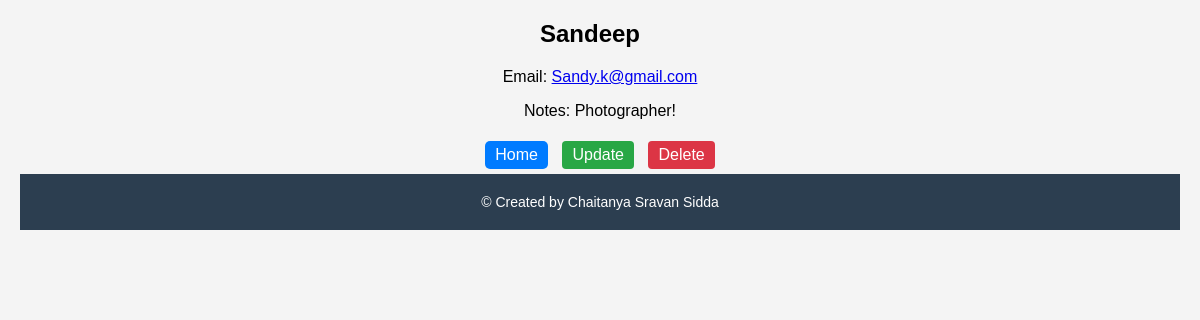
Screenshot of /contact/26/ with the database file from the repository.
### contacts/models.py (models this page shows, shortened)
class Contact(models.Model):
    Name = models.CharField(max_length=100, unique=True)  # Ensure name is unique
    Email = models.EmailField(unique=True)  # Ensure email is unique
    Notes = models.TextField()
    created_time = models.DateTimeField(default=timezone.now)

### contacts/views.py (the view)
# urls.py: path('contact/<int:pk>/', views.ContactDetailView.as_view(), name='contact_detail'),
class ContactDetailView(DetailView):
    model = Contact
    template_name = 'contacts/contact_detail.html'

### contacts/templates/contacts/contact_detail.html
<head>
  {% load static %}
  <link rel="stylesheet" href="{% static 'contacts/styles.css' %}">
</head>
<body>
  <h2 class="contact-Name">{{ contact.Name }}</h2>
  {% if contact.Email %}
      <p>Email: <a href="mailto:{{ contact.Email }}">{{ contact.Email }}</a></p>
  {% else %}
      <p>Email not provided</p>
  {% endif %}
  {% if contact.Notes %}
      <p>Notes: {{ contact.Notes }}</p>
  {% else %}
      <p>No additional notes</p>
  {% endif %}
  <a href="{% url 'contact_list' %}" class="button">Home</a>
  <a href="{% url 'contact_update' contact.id %}" class="button updates">Update</a>
  <a href="{% url 'contact_delete' contact.id %}" class="button deletes">Delete</a>
  <footer>
    <div class="footer-container">
        <p>&#169; Created by Chaitanya Sravan Sidda</p>
    </div>
</footer>
</body>

### contacts/static/contacts/styles.css (style rules this page uses)
body { font-family: Arial, sans-serif; background-color: #f4f4f4; text-align: center; margin: 0; padding: 20px; }
footer { background-color: #2c3e50; color: #fff; text-align: center; padding: 20px 0; font-size: 14px; }
.footer-container { max-width: 1160px; margin: auto; padding: 0 15px; }
.footer-container p { margin: 0; }
.button { display: inline-block; padding: 5px 10px; margin: 5px; background-color: #007bff; color: white; text-decoration: none; border-radius: 5px; text-align: center; transition: background-color 0.3s; }
.button.updates { background-color: #28a745; color: white; padding: 5px 10px; border: none; border-radius: 4px; cursor: pointer; text-decoration: none; display: inline-block; margin: 5px; transition: background-color 0.3s; }
.button.deletes { background-color: #dc3545; color: white; padding: 5px 10px; border: none; border-radius: 4px; cursor: pointer; text-decoration: none; display: inline-block; margin: 5px; transition: background-color 0.3s; }
.contact-name, .contact-email, .contact-created { margin-right: 20px; }

### rows the page displays
Contact: Name "Sandeep", Email "Sandy.k@gmail.com", Notes "Photographer!"
